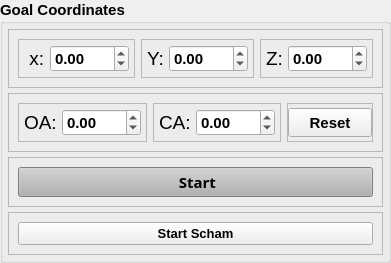
                  <widget class="QGroupBox" name="groupBox_2">
                   <property name="font">
                    <font>
                     <pointsize>11</pointsize>
                     <weight>75</weight>
                     <bold>true</bold>
                    </font>
                   </property>
                   <property name="title">
                    <string>Goal Coordinates</string>
                   </property>
                   <layout class="QVBoxLayout" name="verticalLayout_9">
                    <property name="spacing">
                     <number>5</number>
                    </property>
                    <property name="leftMargin">
                     <number>5</number>
                    </property>
                    <property name="topMargin">
                     <number>5</number>
                    </property>
                    <property name="rightMargin">
                     <number>5</number>
                    </property>
                    <property name="bottomMargin">
                     <number>5</number>
                    </property>
                    <item>
                     <widget class="QFrame" name="frame_20">
                      <property name="frameShape">
                       <enum>QFrame::StyledPanel</enum>
                      </property>
                      <property name="frameShadow">
                       <enum>QFrame::Raised</enum>
                      </property>
                      <layout class="QHBoxLayout" name="horizontalLayout_17">
                       <property name="spacing">
                        <number>6</number>
                       </property>
                       <property name="leftMargin">
                        <number>9</number>
                       </property>
                       <property name="topMargin">
                        <number>9</number>
                       </property>
                       <property name="rightMargin">
                        <number>9</number>
                       </property>
                       <property name="bottomMargin">
                        <number>9</number>
                       </property>
                       <item>
                        <widget class="QFrame" name="frame_23">
                         <property name="frameShape">
                          <enum>QFrame::StyledPanel</enum>
                         </property>
                         <property name="frameShadow">
                          <enum>QFrame::Raised</enum>
                         </property>
                         <layout class="QHBoxLayout" name="horizontalLayout_18">
                          <property name="spacing">
                           <number>5</number>
                          </property>
                          <property name="leftMargin">
                           <number>5</number>
                          </property>
                          <property name="topMargin">
                           <number>5</number>
                          </property>
                          <property name="rightMargin">
                           <number>5</number>
                          </property>
                          <property name="bottomMargin">
                           <number>5</number>
                          </property>
                          <item alignment="Qt::AlignLeft">
                           <widget class="QLabel" name="label_27">
                            <property name="font">
                             <font>
                              <pointsize>14</pointsize>
                              <weight>50</weight>
                              <bold>false</bold>
                             </font>
                            </property>
                            <property name="text">
                             <string> x:</string>
                            </property>
                           </widget>
                          </item>
                          <item>
                           <widget class="QDoubleSpinBox" name="XSpin">
                            <property name="minimum">
                             <double>-999.000000000000000</double>
                            </property>
                            <property name="maximum">
                             <double>999.000000000000000</double>
                            </property>
                           </widget>
                          </item>
                         </layout>
                        </widget>
                       </item>
                       <item>
                        <widget class="QFrame" name="frame_21">
                         <property name="frameShape">
                          <enum>QFrame::StyledPanel</enum>
                         </property>
                         <property name="frameShadow">
                          <enum>QFrame::Raised</enum>
                         </property>
                         <layout class="QHBoxLayout" name="horizontalLayout_19">
                          <property name="spacing">
                           <number>5</number>
                          </property>
                          <property name="leftMargin">
                           <number>5</number>
                          </property>
                          <property name="topMargin">
                           <number>5</number>
                          </property>
                          <property name="rightMargin">
                           <number>5</number>
                          </property>
                          <property name="bottomMargin">
                           <number>5</number>
                          </property>
                          <item alignment="Qt::AlignLeft">
                           <widget class="QLabel" name="label_28">
                            <property name="font">
                             <font>
                              <pointsize>14</pointsize>
                              <weight>50</weight>
                              <bold>false</bold>
                             </font>
                            </property>
                            <property name="text">
                             <string>Y:</string>
                            </property>
                           </widget>
                          </item>
                          <item>
                           <widget class="QDoubleSpinBox" name="YSpin">
                            <property name="minimum">
                             <double>-999.000000000000000</double>
                            </property>
                            <property name="maximum">
                             <double>999.000000000000000</double>
                            </property>
                           </widget>
                          </item>
                         </layout>
                        </widget>
                       </item>
                       <item>
                        <widget class="QFrame" name="frame_22">
                         <property name="frameShape">
                          <enum>QFrame::StyledPanel</enum>
                         </property>
                         <property name="frameShadow">
                          <enum>QFrame::Raised</enum>
                         </property>
                         <layout class="QHBoxLayout" name="horizontalLayout_20">
                          <property name="spacing">
                           <number>5</number>
                          </property>
                          <property name="leftMargin">
                           <number>5</number>
                          </property>
                          <property name="topMargin">
                           <number>5</number>
                          </property>
                          <property name="rightMargin">
                           <number>5</number>
                          </property>
                          <property name="bottomMargin">
                           <number>5</number>
                          </property>
                          <item alignment="Qt::AlignLeft">
                           <widget class="QLabel" name="label_29">
                            <property name="font">
                             <font>
                              <pointsize>14</pointsize>
                              <weight>50</weight>
                              <bold>false</bold>
                             </font>
                            </property>
                            <property name="text">
                             <string>Z:</string>
                            </property>
                           </widget>
                          </item>
                          <item>
                           <widget class="QDoubleSpinBox" name="ZSpin">
                            <property name="minimum">
                             <double>-999.000000000000000</double>
                            </property>
                            <property name="maximum">
                             <double>999.000000000000000</double>
                            </property>
                           </widget>
                          </item>
                         </layout>
                        </widget>
                       </item>
                      </layout>
                     </widget>
                    </item>
                    <item>
                     <widget class="QFrame" name="frame_24">
                      <property name="frameShape">
                       <enum>QFrame::StyledPanel</enum>
                      </property>
                      <property name="frameShadow">
                       <enum>QFrame::Raised</enum>
                      </property>
                      <layout class="QHBoxLayout" name="horizontalLayout_21">
                       <property name="spacing">
                        <number>6</number>
                       </property>
                       <property name="leftMargin">
                        <number>9</number>
                       </property>
                       <property name="topMargin">
                        <number>9</number>
                       </property>
                       <property name="rightMargin">
                        <number>9</number>
                       </property>
                       <property name="bottomMargin">
                        <number>9</number>
                       </property>
                       <item>
                        <widget class="QFrame" name="frame_27">
                         <property name="frameShape">
                          <enum>QFrame::StyledPanel</enum>
                         </property>
                         <property name="frameShadow">
                          <enum>QFrame::Raised</enum>
                         </property>
                         <layout class="QHBoxLayout" name="horizontalLayout_24">
                          <property name="spacing">
                           <number>5</number>
                          </property>
                          <property name="leftMargin">
                           <number>5</number>
                          </property>
                          <property name="topMargin">
                           <number>5</number>
                          </property>
                          <property name="rightMargin">
                           <number>5</number>
                          </property>
                          <property name="bottomMargin">
                           <number>5</number>
                          </property>
                          <item>
                           <widget class="QLabel" name="label_30">
                            <property name="font">
                             <font>
                              <pointsize>14</pointsize>
                              <weight>50</weight>
                              <bold>false</bold>
                             </font>
                            </property>
                            <property name="text">
                             <string>OA:</string>
                            </property>
                           </widget>
                          </item>
                          <item>
                           <widget class="QDoubleSpinBox" name="OASpin">
                            <property name="minimum">
                             <double>-999.000000000000000</double>
                            </property>
                            <property name="maximum">
                             <double>999.000000000000000</double>
                            </property>
                           </widget>
                          </item>
                         </layout>
                        </widget>
                       </item>
                       <item>
                        <widget class="QFrame" name="frame_26">
                         <property name="frameShape">
                          <enum>QFrame::StyledPanel</enum>
                         </property>
                         <property name="frameShadow">
                          <enum>QFrame::Raised</enum>
                         </property>
                         <layout class="QHBoxLayout" name="horizontalLayout_23">
                          <property name="spacing">
                           <number>5</number>
                          </property>
                          <property name="leftMargin">
                           <number>5</number>
                          </property>
                          <property name="topMargin">
                           <number>5</number>
                          </property>
                          <property name="rightMargin">
                           <number>5</number>
                          </property>
                          <property name="bottomMargin">
                           <number>5</number>
                          </property>
                          <item alignment="Qt::AlignLeft">
                           <widget class="QLabel" name="label_31">
                            <property name="font">
                             <font>
                              <pointsize>14</pointsize>
                              <weight>50</weight>
                              <bold>false</bold>
                             </font>
                            </property>
                            <property name="text">
                             <string>CA:</string>
                            </property>
                           </widget>
                          </item>
                          <item>
                           <widget class="QDoubleSpinBox" name="CASpin">
                            <property name="minimum">
                             <double>-999.000000000000000</double>
                            </property>
                            <property name="maximum">
                             <double>999.000000000000000</double>
                            </property>
                           </widget>
                          </item>
                         </layout>
                        </widget>
                       </item>
                       <item>
                        <widget class="QFrame" name="frame_25">
                         <property name="frameShape">
                          <enum>QFrame::StyledPanel</enum>
                         </property>
                         <property name="frameShadow">
                          <enum>QFrame::Raised</enum>
                         </property>
                         <layout class="QHBoxLayout" name="horizontalLayout_2">
                          <property name="spacing">
                           <number>0</number>
                          </property>
                          <property name="leftMargin">
                           <number>0</number>
                          </property>
                          <property name="topMargin">
                           <number>0</number>
                          </property>
                          <property name="rightMargin">
                           <number>0</number>
                          </property>
                          <property name="bottomMargin">
                           <number>0</number>
                          </property>
                          <item>
                           <widget class="QPushButton" name="ResetButton">
                            <property name="minimumSize">
                             <size>
                              <width>0</width>
                              <height>29</height>
                             </size>
                            </property>
                            <property name="text">
                             <string>Reset</string>
                            </property>
                           </widget>
                          </item>
                         </layout>
                        </widget>
                       </item>
                      </layout>
                     </widget>
                    </item>
                    <item>
                     <widget class="QFrame" name="frame">
                      <property name="frameShape">
                       <enum>QFrame::StyledPanel</enum>
                      </property>
                      <property name="frameShadow">
                       <enum>QFrame::Raised</enum>
                      </property>
                      <layout class="QVBoxLayout" name="verticalLayout_10">
                       <item>
                        <widget class="QPushButton" name="StartButton">
                         <property name="palette">
                          <palette>
                           <active>
                            <colorrole role="WindowText">
                             <brush brushstyle="SolidPattern">
                              <color alpha="255">
                               <red>0</red>
                               <green>0</green>
                               <blue>0</blue>
                              </color>
                             </brush>
                            </colorrole>
                            <colorrole role="Button">
                             <brush brushstyle="SolidPattern">
                              <color alpha="255">
                               <red>177</red>
                               <green>177</green>
                               <blue>177</blue>
                              </color>
                             </brush>
                            </colorrole>
                            <colorrole role="Text">
                             <brush brushstyle="SolidPattern">
                              <color alpha="255">
                               <red>0</red>
                               <green>0</green>
                               <blue>0</blue>
                              </color>
                             </brush>
                            </colorrole>
                            <colorrole role="ButtonText">
                             <brush brushstyle="SolidPattern">
                              <color alpha="255">
                               <red>0</red>
                               <green>0</green>
                               <blue>0</blue>
                              </color>
                             </brush>
                            </colorrole>
                            <colorrole role="Base">
                             <brush brushstyle="SolidPattern">
                              <color alpha="255">
                               <red>177</red>
                               <green>177</green>
                               <blue>177</blue>
                              </color>
                             </brush>
                            </colorrole>
                            <colorrole role="Window">
                             <brush brushstyle="SolidPattern">
                              <color alpha="255">
                               <red>177</red>
                               <green>177</green>
                               <blue>177</blue>
                              </color>
                             </brush>
                            </colorrole>
                            <colorrole role="Shadow">
                             <brush brushstyle="SolidPattern">
                              <color alpha="255">
                               <red>15</red>
                               <green>105</green>
                               <blue>60</blue>
                              </color>
                             </brush>
                            </colorrole>
                            <colorrole role="Highlight">
                             <brush brushstyle="SolidPattern">
                              <color alpha="255">
                               <red>0</red>
                               <green>120</green>
                               <blue>215</blue>
                              </color>
                             </brush>
                            </colorrole>
                            <colorrole role="HighlightedText">
                             <brush brushstyle="SolidPattern">
                              <color alpha="255">
                               <red>39</red>
                               <green>104</green>
                               <blue>255</blue>
                              </color>
                             </brush>
                            </colorrole>
                           </active>
                           <inactive>
                            <colorrole role="WindowText">
                             <brush brushstyle="SolidPattern">
                              <color alpha="255">
                               <red>0</red>
                               <green>0</green>
                               <blue>0</blue>
                              </color>
                             </brush>
                            </colorrole>
                            <colorrole role="Button">
                             <brush brushstyle="SolidPattern">
                              <color alpha="255">
                               <red>177</red>
                               <green>177</green>
                               <blue>177</blue>
                              </color>
                             </brush>
                            </colorrole>
                            <colorrole role="Text">
                             <brush brushstyle="SolidPattern">
                              <color alpha="255">
                               <red>0</red>
                               <green>0</green>
                               <blue>0</blue>
                              </color>
                             </brush>
                            </colorrole>
                            <colorrole role="ButtonText">
                             <brush brushstyle="SolidPattern">
                              <color alpha="255">
                               <red>0</red>
                               <green>0</green>
                               <blue>0</blue>
                              </color>
                             </brush>
                            </colorrole>
                            <colorrole role="Base">
                             <brush brushstyle="SolidPattern">
                              <color alpha="255">
                               <red>177</red>
                               <green>177</green>
                               <blue>177</blue>
                              </color>
                             </brush>
                            </colorrole>
                            <colorrole role="Window">
                             <brush brushstyle="SolidPattern">
                              <color alpha="255">
                               <red>177</red>
                               <green>177</green>
                               <blue>177</blue>
                              </color>
                             </brush>
                            </colorrole>
                            <colorrole role="Shadow">
                             <brush brushstyle="SolidPattern">
                              <color alpha="255">
                               <red>14</red>
                               <green>105</green>
                               <blue>52</blue>
                              </color>
                             </brush>
                            </colorrole>
                            <colorrole role="Highlight">
                             <brush brushstyle="SolidPattern">
                              <color alpha="255">
                               <red>43</red>
                               <green>224</green>
                               <blue>240</blue>
                              </color>
                             </brush>
                            </colorrole>
                            <colorrole role="HighlightedText">
                             <brush brushstyle="SolidPattern">
                              <color alpha="255">
                               <red>0</red>
                               <green>0</green>
                               <blue>0</blue>
                              </color>
                             </brush>
                            </colorrole>
                           </inactive>
                           <disabled>
                            <colorrole role="WindowText">
                             <brush brushstyle="SolidPattern">
                              <color alpha="255">
                               <red>0</red>
                               <green>0</green>
                               <blue>0</blue>
                              </color>
                             </brush>
                            </colorrole>
                            <colorrole role="Button">
                             <brush brushstyle="SolidPattern">
                              <color alpha="255">
                               <red>177</red>
                               <green>177</green>
                               <blue>177</blue>
                              </color>
                             </brush>
                            </colorrole>
                            <colorrole role="Text">
                             <brush brushstyle="SolidPattern">
                              <color alpha="255">
                               <red>0</red>
                               <green>0</green>
                               <blue>0</blue>
                              </color>
                             </brush>
                            </colorrole>
                            <colorrole role="ButtonText">
                             <brush brushstyle="SolidPattern">
                              <color alpha="255">
                               <red>0</red>
                               <green>0</green>
                               <blue>0</blue>
                              </color>
                             </brush>
                            </colorrole>
                            <colorrole role="Base">
                             <brush brushstyle="SolidPattern">
                              <color alpha="255">
                               <red>177</red>
                               <green>177</green>
                               <blue>177</blue>
                              </color>
                             </brush>
                            </colorrole>
                            <colorrole role="Window">
                             <brush brushstyle="SolidPattern">
                              <color alpha="255">
                               <red>177</red>
                               <green>177</green>
                               <blue>177</blue>
                              </color>
                             </brush>
                            </colorrole>
                            <colorrole role="Shadow">
                             <brush brushstyle="SolidPattern">
                              <color alpha="255">
                               <red>14</red>
                               <green>105</green>
                               <blue>52</blue>
                              </color>
                             </brush>
                            </colorrole>
                            <colorrole role="Highlight">
                             <brush brushstyle="SolidPattern">
                              <color alpha="255">
                               <red>0</red>
                               <green>120</green>
                               <blue>215</blue>
                              </color>
                             </brush>
                            </colorrole>
                            <colorrole role="HighlightedText">
                             <brush brushstyle="SolidPattern">
                              <color alpha="255">
                               <red>44</red>
                               <green>29</green>
                               <blue>255</blue>
                              </color>
                             </brush>
                            </colorrole>
                           </disabled>
                          </palette>
                         </property>
                         <property name="font">
                          <font>
                           <family>Sitka Text</family>
                           <pointsize>11</pointsize>
                           <weight>75</weight>
                           <bold>true</bold>
                          </font>
                         </property>
                         <property name="text">
                          <string> Start</string>
                         </property>
                        </widget>
                       </item>
                      </layout>
                     </widget>
                    </item>
                    <item>
                     <widget class="QFrame" name="frame_15">
                      <property name="frameShape">
                       <enum>QFrame::StyledPanel</enum>
                      </property>
                      <property name="frameShadow">
                       <enum>QFrame::Raised</enum>
                      </property>
                      <layout class="QVBoxLayout" name="verticalLayout_24">
                       <item>
                        <widget class="QPushButton" name="StartWoMovementButton">
                         <property name="font">
                          <font>
                           <pointsize>10</pointsize>
                           <weight>75</weight>
                           <bold>true</bold>
                          </font>
                         </property>
                         <property name="text">
                          <string>Start Scham</string>
                         </property>
                        </widget>
                       </item>
                      </layout>
                     </widget>
                    </item>
                   </layout>
                  </widget>
